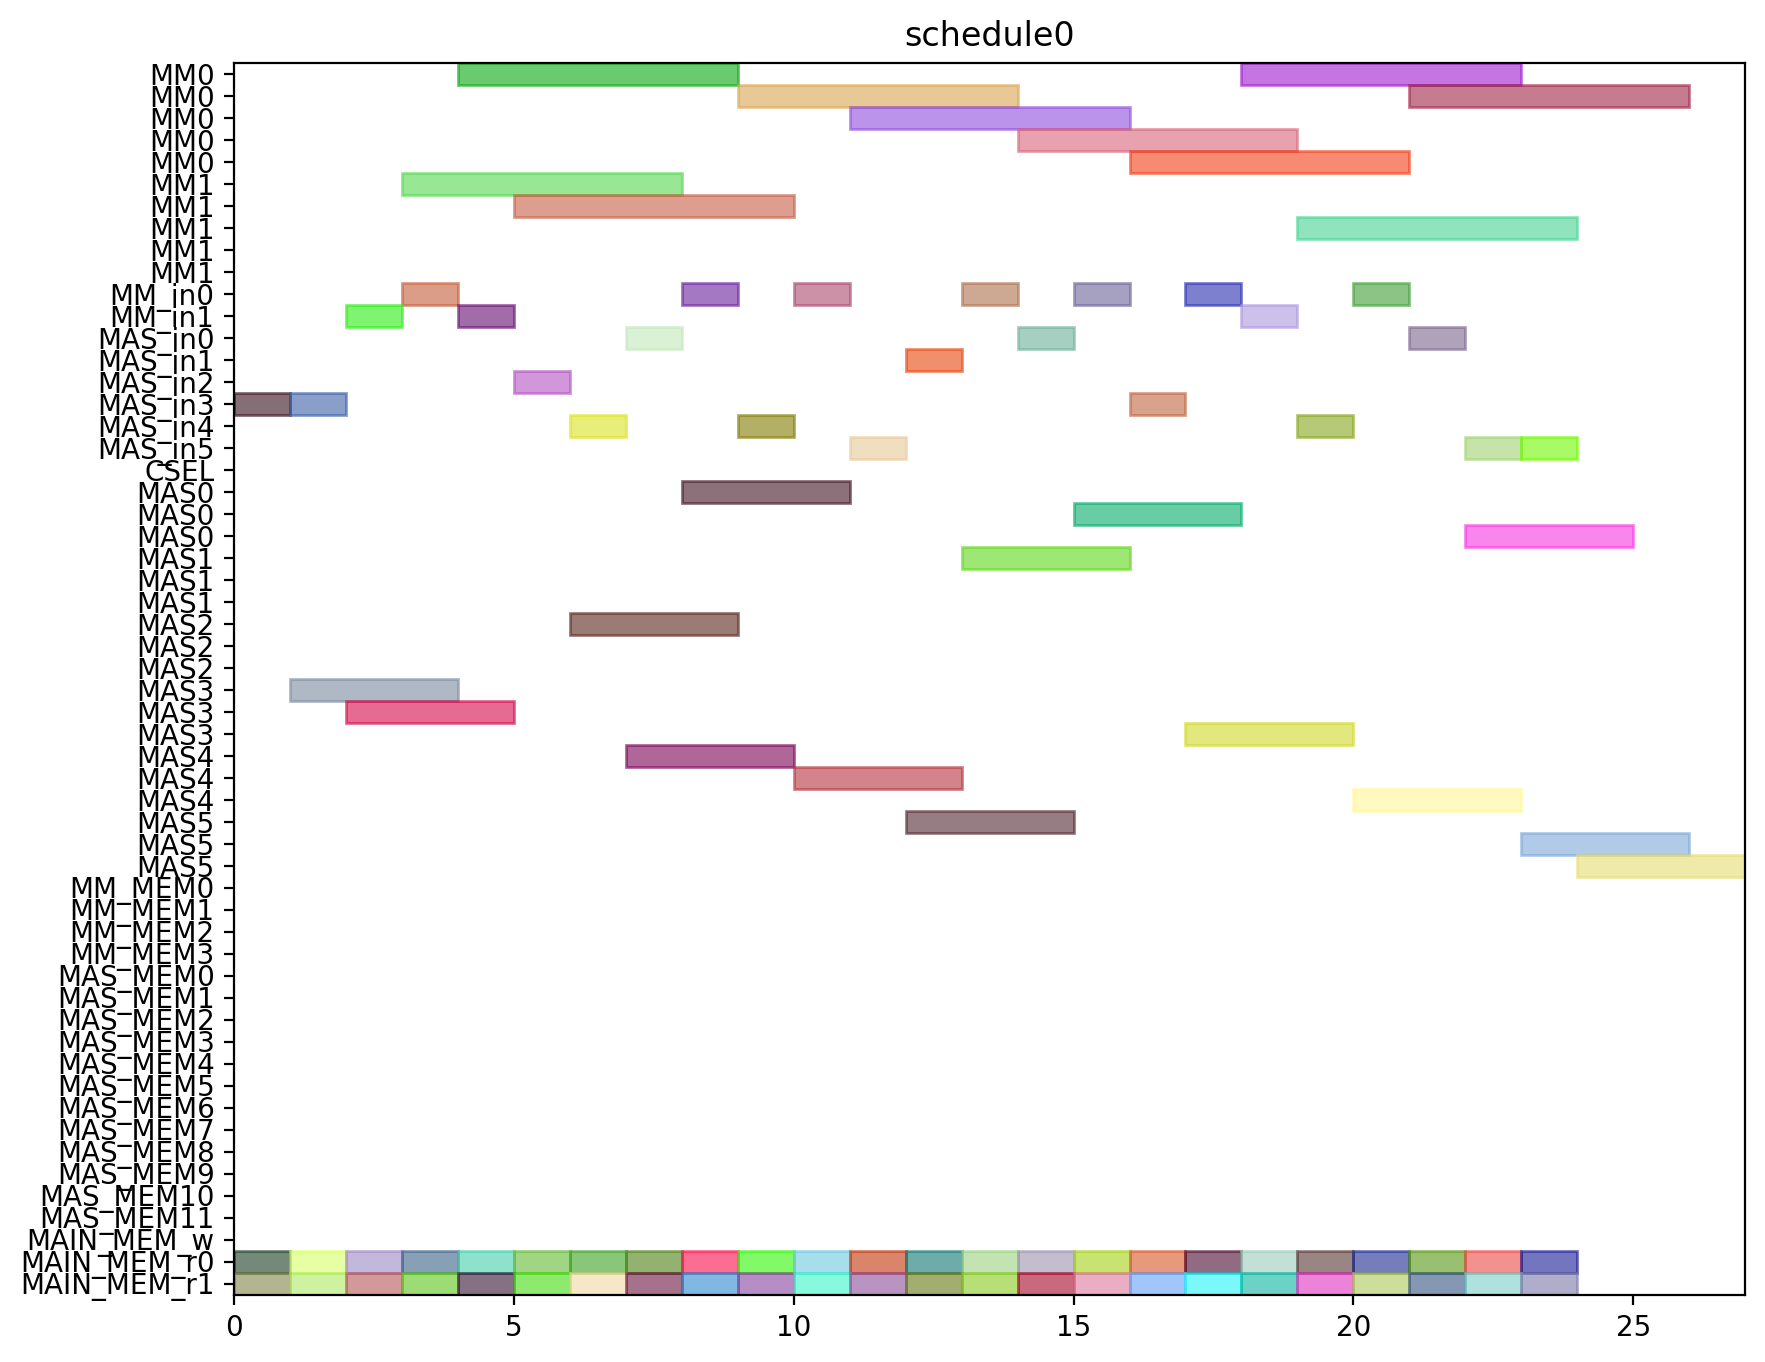

Recreate this plot in Python.
from pyschedule import Scenario, solvers, plotters, alt


def solve():
	horizon = 120
	S = Scenario("schedule0", horizon=horizon)

	# resource
	MM = S.Resources('MM', num=2, size=5)
	MM_in = S.Resources('MM_in', num=2)
	MAS_in = S.Resources('MAS_in', num=6)
	CSEL = S.Resource('CSEL')
	MAS = S.Resources('MAS', num=6, size=3, periods=range(1, horizon))
	MM_MEM = S.Resources('MM_MEM', num=4)
	MAS_MEM = S.Resources('MAS_MEM', num=12)
	MAIN_MEM_w = S.Resource('MAIN_MEM_w', size=1)
	MAIN_MEM_r = S.Resources('MAIN_MEM_r', num=2)

	# result of previous scheduling

	# new tasks
	t0_t0 = S.Task('t0_t0', length=3, delay_cost=1)
	t0_t0 += alt(MAS)
	t0_t0_in = S.Task('t0_t0_in', length=1, delay_cost=1)
	t0_t0_in += alt(MAS_in)
	S += t0_t0_in*MAS_in[0]<=t0_t0*MAS[0]

	S += t0_t0_in*MAS_in[1]<=t0_t0*MAS[1]

	S += t0_t0_in*MAS_in[2]<=t0_t0*MAS[2]

	S += t0_t0_in*MAS_in[3]<=t0_t0*MAS[3]

	S += t0_t0_in*MAS_in[4]<=t0_t0*MAS[4]

	S += t0_t0_in*MAS_in[5]<=t0_t0*MAS[5]

	t0_t0_mem0 = S.Task('t0_t0_mem0', length=1, delay_cost=1)
	t0_t0_mem0 += MAIN_MEM_r[0]
	S += t0_t0_mem0 <= t0_t0

	t0_t0_mem1 = S.Task('t0_t0_mem1', length=1, delay_cost=1)
	t0_t0_mem1 += MAIN_MEM_r[1]
	S += t0_t0_mem1 <= t0_t0

	t0_t1 = S.Task('t0_t1', length=3, delay_cost=1)
	t0_t1 += alt(MAS)
	t0_t1_in = S.Task('t0_t1_in', length=1, delay_cost=1)
	t0_t1_in += alt(MAS_in)
	S += t0_t1_in*MAS_in[0]<=t0_t1*MAS[0]

	S += t0_t1_in*MAS_in[1]<=t0_t1*MAS[1]

	S += t0_t1_in*MAS_in[2]<=t0_t1*MAS[2]

	S += t0_t1_in*MAS_in[3]<=t0_t1*MAS[3]

	S += t0_t1_in*MAS_in[4]<=t0_t1*MAS[4]

	S += t0_t1_in*MAS_in[5]<=t0_t1*MAS[5]

	t0_t1_mem0 = S.Task('t0_t1_mem0', length=1, delay_cost=1)
	t0_t1_mem0 += MAIN_MEM_r[0]
	S += t0_t1_mem0 <= t0_t1

	t0_t1_mem1 = S.Task('t0_t1_mem1', length=1, delay_cost=1)
	t0_t1_mem1 += MAIN_MEM_r[1]
	S += t0_t1_mem1 <= t0_t1

	t0_t3 = S.Task('t0_t3', length=5, delay_cost=1)
	t0_t3 += alt(MM)
	t0_t3_in = S.Task('t0_t3_in', length=1, delay_cost=1)
	t0_t3_in += alt(MM_in)
	S += t0_t3_in*MM_in[0]<=t0_t3*MM[0]
	S += t0_t3_in*MM_in[1]<=t0_t3*MM[1]
	t0_t3_mem0 = S.Task('t0_t3_mem0', length=1, delay_cost=1)
	t0_t3_mem0 += MAIN_MEM_r[0]
	S += t0_t3_mem0 <= t0_t3

	t0_t3_mem1 = S.Task('t0_t3_mem1', length=1, delay_cost=1)
	t0_t3_mem1 += MAIN_MEM_r[1]
	S += t0_t3_mem1 <= t0_t3

	t10 = S.Task('t10', length=3, delay_cost=1)
	t10 += alt(MAS)
	t10_in = S.Task('t10_in', length=1, delay_cost=1)
	t10_in += alt(MAS_in)
	S += t10_in*MAS_in[0]<=t10*MAS[0]

	S += t10_in*MAS_in[1]<=t10*MAS[1]

	S += t10_in*MAS_in[2]<=t10*MAS[2]

	S += t10_in*MAS_in[3]<=t10*MAS[3]

	S += t10_in*MAS_in[4]<=t10*MAS[4]

	S += t10_in*MAS_in[5]<=t10*MAS[5]

	t10_mem0 = S.Task('t10_mem0', length=1, delay_cost=1)
	t10_mem0 += MAIN_MEM_r[0]
	S += t10_mem0 <= t10

	t10_mem1 = S.Task('t10_mem1', length=1, delay_cost=1)
	t10_mem1 += MAIN_MEM_r[1]
	S += t10_mem1 <= t10

	t11 = S.Task('t11', length=3, delay_cost=1)
	t11 += alt(MAS)
	t11_in = S.Task('t11_in', length=1, delay_cost=1)
	t11_in += alt(MAS_in)
	S += t11_in*MAS_in[0]<=t11*MAS[0]

	S += t11_in*MAS_in[1]<=t11*MAS[1]

	S += t11_in*MAS_in[2]<=t11*MAS[2]

	S += t11_in*MAS_in[3]<=t11*MAS[3]

	S += t11_in*MAS_in[4]<=t11*MAS[4]

	S += t11_in*MAS_in[5]<=t11*MAS[5]

	t11_mem0 = S.Task('t11_mem0', length=1, delay_cost=1)
	t11_mem0 += MAIN_MEM_r[0]
	S += t11_mem0 <= t11

	t11_mem1 = S.Task('t11_mem1', length=1, delay_cost=1)
	t11_mem1 += MAIN_MEM_r[1]
	S += t11_mem1 <= t11

	t3_t0 = S.Task('t3_t0', length=5, delay_cost=1)
	t3_t0 += alt(MM)
	t3_t0_in = S.Task('t3_t0_in', length=1, delay_cost=1)
	t3_t0_in += alt(MM_in)
	S += t3_t0_in*MM_in[0]<=t3_t0*MM[0]
	S += t3_t0_in*MM_in[1]<=t3_t0*MM[1]
	t3_t0_mem0 = S.Task('t3_t0_mem0', length=1, delay_cost=1)
	t3_t0_mem0 += MAIN_MEM_r[0]
	S += t3_t0_mem0 <= t3_t0

	t3_t0_mem1 = S.Task('t3_t0_mem1', length=1, delay_cost=1)
	t3_t0_mem1 += MAIN_MEM_r[1]
	S += t3_t0_mem1 <= t3_t0

	t3_t1 = S.Task('t3_t1', length=5, delay_cost=1)
	t3_t1 += alt(MM)
	t3_t1_in = S.Task('t3_t1_in', length=1, delay_cost=1)
	t3_t1_in += alt(MM_in)
	S += t3_t1_in*MM_in[0]<=t3_t1*MM[0]
	S += t3_t1_in*MM_in[1]<=t3_t1*MM[1]
	t3_t1_mem0 = S.Task('t3_t1_mem0', length=1, delay_cost=1)
	t3_t1_mem0 += MAIN_MEM_r[0]
	S += t3_t1_mem0 <= t3_t1

	t3_t1_mem1 = S.Task('t3_t1_mem1', length=1, delay_cost=1)
	t3_t1_mem1 += MAIN_MEM_r[1]
	S += t3_t1_mem1 <= t3_t1

	t3_t2 = S.Task('t3_t2', length=3, delay_cost=1)
	t3_t2 += alt(MAS)
	t3_t2_in = S.Task('t3_t2_in', length=1, delay_cost=1)
	t3_t2_in += alt(MAS_in)
	S += t3_t2_in*MAS_in[0]<=t3_t2*MAS[0]

	S += t3_t2_in*MAS_in[1]<=t3_t2*MAS[1]

	S += t3_t2_in*MAS_in[2]<=t3_t2*MAS[2]

	S += t3_t2_in*MAS_in[3]<=t3_t2*MAS[3]

	S += t3_t2_in*MAS_in[4]<=t3_t2*MAS[4]

	S += t3_t2_in*MAS_in[5]<=t3_t2*MAS[5]

	t3_t2_mem0 = S.Task('t3_t2_mem0', length=1, delay_cost=1)
	t3_t2_mem0 += MAIN_MEM_r[0]
	S += t3_t2_mem0 <= t3_t2

	t3_t2_mem1 = S.Task('t3_t2_mem1', length=1, delay_cost=1)
	t3_t2_mem1 += MAIN_MEM_r[1]
	S += t3_t2_mem1 <= t3_t2

	t3_t3 = S.Task('t3_t3', length=3, delay_cost=1)
	t3_t3 += alt(MAS)
	t3_t3_in = S.Task('t3_t3_in', length=1, delay_cost=1)
	t3_t3_in += alt(MAS_in)
	S += t3_t3_in*MAS_in[0]<=t3_t3*MAS[0]

	S += t3_t3_in*MAS_in[1]<=t3_t3*MAS[1]

	S += t3_t3_in*MAS_in[2]<=t3_t3*MAS[2]

	S += t3_t3_in*MAS_in[3]<=t3_t3*MAS[3]

	S += t3_t3_in*MAS_in[4]<=t3_t3*MAS[4]

	S += t3_t3_in*MAS_in[5]<=t3_t3*MAS[5]

	t3_t3_mem0 = S.Task('t3_t3_mem0', length=1, delay_cost=1)
	t3_t3_mem0 += MAIN_MEM_r[0]
	S += t3_t3_mem0 <= t3_t3

	t3_t3_mem1 = S.Task('t3_t3_mem1', length=1, delay_cost=1)
	t3_t3_mem1 += MAIN_MEM_r[1]
	S += t3_t3_mem1 <= t3_t3

	t4_t0 = S.Task('t4_t0', length=3, delay_cost=1)
	t4_t0 += alt(MAS)
	t4_t0_in = S.Task('t4_t0_in', length=1, delay_cost=1)
	t4_t0_in += alt(MAS_in)
	S += t4_t0_in*MAS_in[0]<=t4_t0*MAS[0]

	S += t4_t0_in*MAS_in[1]<=t4_t0*MAS[1]

	S += t4_t0_in*MAS_in[2]<=t4_t0*MAS[2]

	S += t4_t0_in*MAS_in[3]<=t4_t0*MAS[3]

	S += t4_t0_in*MAS_in[4]<=t4_t0*MAS[4]

	S += t4_t0_in*MAS_in[5]<=t4_t0*MAS[5]

	t4_t0_mem0 = S.Task('t4_t0_mem0', length=1, delay_cost=1)
	t4_t0_mem0 += MAIN_MEM_r[0]
	S += t4_t0_mem0 <= t4_t0

	t4_t0_mem1 = S.Task('t4_t0_mem1', length=1, delay_cost=1)
	t4_t0_mem1 += MAIN_MEM_r[1]
	S += t4_t0_mem1 <= t4_t0

	t4_t1 = S.Task('t4_t1', length=3, delay_cost=1)
	t4_t1 += alt(MAS)
	t4_t1_in = S.Task('t4_t1_in', length=1, delay_cost=1)
	t4_t1_in += alt(MAS_in)
	S += t4_t1_in*MAS_in[0]<=t4_t1*MAS[0]

	S += t4_t1_in*MAS_in[1]<=t4_t1*MAS[1]

	S += t4_t1_in*MAS_in[2]<=t4_t1*MAS[2]

	S += t4_t1_in*MAS_in[3]<=t4_t1*MAS[3]

	S += t4_t1_in*MAS_in[4]<=t4_t1*MAS[4]

	S += t4_t1_in*MAS_in[5]<=t4_t1*MAS[5]

	t4_t1_mem0 = S.Task('t4_t1_mem0', length=1, delay_cost=1)
	t4_t1_mem0 += MAIN_MEM_r[0]
	S += t4_t1_mem0 <= t4_t1

	t4_t1_mem1 = S.Task('t4_t1_mem1', length=1, delay_cost=1)
	t4_t1_mem1 += MAIN_MEM_r[1]
	S += t4_t1_mem1 <= t4_t1

	t4_t3 = S.Task('t4_t3', length=5, delay_cost=1)
	t4_t3 += alt(MM)
	t4_t3_in = S.Task('t4_t3_in', length=1, delay_cost=1)
	t4_t3_in += alt(MM_in)
	S += t4_t3_in*MM_in[0]<=t4_t3*MM[0]
	S += t4_t3_in*MM_in[1]<=t4_t3*MM[1]
	t4_t3_mem0 = S.Task('t4_t3_mem0', length=1, delay_cost=1)
	t4_t3_mem0 += MAIN_MEM_r[0]
	S += t4_t3_mem0 <= t4_t3

	t4_t3_mem1 = S.Task('t4_t3_mem1', length=1, delay_cost=1)
	t4_t3_mem1 += MAIN_MEM_r[1]
	S += t4_t3_mem1 <= t4_t3

	t5_t0 = S.Task('t5_t0', length=5, delay_cost=1)
	t5_t0 += alt(MM)
	t5_t0_in = S.Task('t5_t0_in', length=1, delay_cost=1)
	t5_t0_in += alt(MM_in)
	S += t5_t0_in*MM_in[0]<=t5_t0*MM[0]
	S += t5_t0_in*MM_in[1]<=t5_t0*MM[1]
	t5_t0_mem0 = S.Task('t5_t0_mem0', length=1, delay_cost=1)
	t5_t0_mem0 += MAIN_MEM_r[0]
	S += t5_t0_mem0 <= t5_t0

	t5_t0_mem1 = S.Task('t5_t0_mem1', length=1, delay_cost=1)
	t5_t0_mem1 += MAIN_MEM_r[1]
	S += t5_t0_mem1 <= t5_t0

	t5_t1 = S.Task('t5_t1', length=5, delay_cost=1)
	t5_t1 += alt(MM)
	t5_t1_in = S.Task('t5_t1_in', length=1, delay_cost=1)
	t5_t1_in += alt(MM_in)
	S += t5_t1_in*MM_in[0]<=t5_t1*MM[0]
	S += t5_t1_in*MM_in[1]<=t5_t1*MM[1]
	t5_t1_mem0 = S.Task('t5_t1_mem0', length=1, delay_cost=1)
	t5_t1_mem0 += MAIN_MEM_r[0]
	S += t5_t1_mem0 <= t5_t1

	t5_t1_mem1 = S.Task('t5_t1_mem1', length=1, delay_cost=1)
	t5_t1_mem1 += MAIN_MEM_r[1]
	S += t5_t1_mem1 <= t5_t1

	t5_t2 = S.Task('t5_t2', length=3, delay_cost=1)
	t5_t2 += alt(MAS)
	t5_t2_in = S.Task('t5_t2_in', length=1, delay_cost=1)
	t5_t2_in += alt(MAS_in)
	S += t5_t2_in*MAS_in[0]<=t5_t2*MAS[0]

	S += t5_t2_in*MAS_in[1]<=t5_t2*MAS[1]

	S += t5_t2_in*MAS_in[2]<=t5_t2*MAS[2]

	S += t5_t2_in*MAS_in[3]<=t5_t2*MAS[3]

	S += t5_t2_in*MAS_in[4]<=t5_t2*MAS[4]

	S += t5_t2_in*MAS_in[5]<=t5_t2*MAS[5]

	t5_t2_mem0 = S.Task('t5_t2_mem0', length=1, delay_cost=1)
	t5_t2_mem0 += MAIN_MEM_r[0]
	S += t5_t2_mem0 <= t5_t2

	t5_t2_mem1 = S.Task('t5_t2_mem1', length=1, delay_cost=1)
	t5_t2_mem1 += MAIN_MEM_r[1]
	S += t5_t2_mem1 <= t5_t2

	t5_t3 = S.Task('t5_t3', length=3, delay_cost=1)
	t5_t3 += alt(MAS)
	t5_t3_in = S.Task('t5_t3_in', length=1, delay_cost=1)
	t5_t3_in += alt(MAS_in)
	S += t5_t3_in*MAS_in[0]<=t5_t3*MAS[0]

	S += t5_t3_in*MAS_in[1]<=t5_t3*MAS[1]

	S += t5_t3_in*MAS_in[2]<=t5_t3*MAS[2]

	S += t5_t3_in*MAS_in[3]<=t5_t3*MAS[3]

	S += t5_t3_in*MAS_in[4]<=t5_t3*MAS[4]

	S += t5_t3_in*MAS_in[5]<=t5_t3*MAS[5]

	t5_t3_mem0 = S.Task('t5_t3_mem0', length=1, delay_cost=1)
	t5_t3_mem0 += MAIN_MEM_r[0]
	S += t5_t3_mem0 <= t5_t3

	t5_t3_mem1 = S.Task('t5_t3_mem1', length=1, delay_cost=1)
	t5_t3_mem1 += MAIN_MEM_r[1]
	S += t5_t3_mem1 <= t5_t3

	t6_t0 = S.Task('t6_t0', length=5, delay_cost=1)
	t6_t0 += alt(MM)
	t6_t0_in = S.Task('t6_t0_in', length=1, delay_cost=1)
	t6_t0_in += alt(MM_in)
	S += t6_t0_in*MM_in[0]<=t6_t0*MM[0]
	S += t6_t0_in*MM_in[1]<=t6_t0*MM[1]
	t6_t0_mem0 = S.Task('t6_t0_mem0', length=1, delay_cost=1)
	t6_t0_mem0 += MAIN_MEM_r[0]
	S += t6_t0_mem0 <= t6_t0

	t6_t0_mem1 = S.Task('t6_t0_mem1', length=1, delay_cost=1)
	t6_t0_mem1 += MAIN_MEM_r[1]
	S += t6_t0_mem1 <= t6_t0

	t6_t1 = S.Task('t6_t1', length=5, delay_cost=1)
	t6_t1 += alt(MM)
	t6_t1_in = S.Task('t6_t1_in', length=1, delay_cost=1)
	t6_t1_in += alt(MM_in)
	S += t6_t1_in*MM_in[0]<=t6_t1*MM[0]
	S += t6_t1_in*MM_in[1]<=t6_t1*MM[1]
	t6_t1_mem0 = S.Task('t6_t1_mem0', length=1, delay_cost=1)
	t6_t1_mem0 += MAIN_MEM_r[0]
	S += t6_t1_mem0 <= t6_t1

	t6_t1_mem1 = S.Task('t6_t1_mem1', length=1, delay_cost=1)
	t6_t1_mem1 += MAIN_MEM_r[1]
	S += t6_t1_mem1 <= t6_t1

	t6_t2 = S.Task('t6_t2', length=3, delay_cost=1)
	t6_t2 += alt(MAS)
	t6_t2_in = S.Task('t6_t2_in', length=1, delay_cost=1)
	t6_t2_in += alt(MAS_in)
	S += t6_t2_in*MAS_in[0]<=t6_t2*MAS[0]

	S += t6_t2_in*MAS_in[1]<=t6_t2*MAS[1]

	S += t6_t2_in*MAS_in[2]<=t6_t2*MAS[2]

	S += t6_t2_in*MAS_in[3]<=t6_t2*MAS[3]

	S += t6_t2_in*MAS_in[4]<=t6_t2*MAS[4]

	S += t6_t2_in*MAS_in[5]<=t6_t2*MAS[5]

	t6_t2_mem0 = S.Task('t6_t2_mem0', length=1, delay_cost=1)
	t6_t2_mem0 += MAIN_MEM_r[0]
	S += t6_t2_mem0 <= t6_t2

	t6_t2_mem1 = S.Task('t6_t2_mem1', length=1, delay_cost=1)
	t6_t2_mem1 += MAIN_MEM_r[1]
	S += t6_t2_mem1 <= t6_t2

	t6_t3 = S.Task('t6_t3', length=3, delay_cost=1)
	t6_t3 += alt(MAS)
	t6_t3_in = S.Task('t6_t3_in', length=1, delay_cost=1)
	t6_t3_in += alt(MAS_in)
	S += t6_t3_in*MAS_in[0]<=t6_t3*MAS[0]

	S += t6_t3_in*MAS_in[1]<=t6_t3*MAS[1]

	S += t6_t3_in*MAS_in[2]<=t6_t3*MAS[2]

	S += t6_t3_in*MAS_in[3]<=t6_t3*MAS[3]

	S += t6_t3_in*MAS_in[4]<=t6_t3*MAS[4]

	S += t6_t3_in*MAS_in[5]<=t6_t3*MAS[5]

	t6_t3_mem0 = S.Task('t6_t3_mem0', length=1, delay_cost=1)
	t6_t3_mem0 += MAIN_MEM_r[0]
	S += t6_t3_mem0 <= t6_t3

	t6_t3_mem1 = S.Task('t6_t3_mem1', length=1, delay_cost=1)
	t6_t3_mem1 += MAIN_MEM_r[1]
	S += t6_t3_mem1 <= t6_t3

	t7_t0 = S.Task('t7_t0', length=5, delay_cost=1)
	t7_t0 += alt(MM)
	t7_t0_in = S.Task('t7_t0_in', length=1, delay_cost=1)
	t7_t0_in += alt(MM_in)
	S += t7_t0_in*MM_in[0]<=t7_t0*MM[0]
	S += t7_t0_in*MM_in[1]<=t7_t0*MM[1]
	t7_t0_mem0 = S.Task('t7_t0_mem0', length=1, delay_cost=1)
	t7_t0_mem0 += MAIN_MEM_r[0]
	S += t7_t0_mem0 <= t7_t0

	t7_t0_mem1 = S.Task('t7_t0_mem1', length=1, delay_cost=1)
	t7_t0_mem1 += MAIN_MEM_r[1]
	S += t7_t0_mem1 <= t7_t0

	t7_t1 = S.Task('t7_t1', length=5, delay_cost=1)
	t7_t1 += alt(MM)
	t7_t1_in = S.Task('t7_t1_in', length=1, delay_cost=1)
	t7_t1_in += alt(MM_in)
	S += t7_t1_in*MM_in[0]<=t7_t1*MM[0]
	S += t7_t1_in*MM_in[1]<=t7_t1*MM[1]
	t7_t1_mem0 = S.Task('t7_t1_mem0', length=1, delay_cost=1)
	t7_t1_mem0 += MAIN_MEM_r[0]
	S += t7_t1_mem0 <= t7_t1

	t7_t1_mem1 = S.Task('t7_t1_mem1', length=1, delay_cost=1)
	t7_t1_mem1 += MAIN_MEM_r[1]
	S += t7_t1_mem1 <= t7_t1

	t7_t2 = S.Task('t7_t2', length=3, delay_cost=1)
	t7_t2 += alt(MAS)
	t7_t2_in = S.Task('t7_t2_in', length=1, delay_cost=1)
	t7_t2_in += alt(MAS_in)
	S += t7_t2_in*MAS_in[0]<=t7_t2*MAS[0]

	S += t7_t2_in*MAS_in[1]<=t7_t2*MAS[1]

	S += t7_t2_in*MAS_in[2]<=t7_t2*MAS[2]

	S += t7_t2_in*MAS_in[3]<=t7_t2*MAS[3]

	S += t7_t2_in*MAS_in[4]<=t7_t2*MAS[4]

	S += t7_t2_in*MAS_in[5]<=t7_t2*MAS[5]

	t7_t2_mem0 = S.Task('t7_t2_mem0', length=1, delay_cost=1)
	t7_t2_mem0 += MAIN_MEM_r[0]
	S += t7_t2_mem0 <= t7_t2

	t7_t2_mem1 = S.Task('t7_t2_mem1', length=1, delay_cost=1)
	t7_t2_mem1 += MAIN_MEM_r[1]
	S += t7_t2_mem1 <= t7_t2

	t7_t3 = S.Task('t7_t3', length=3, delay_cost=1)
	t7_t3 += alt(MAS)
	t7_t3_in = S.Task('t7_t3_in', length=1, delay_cost=1)
	t7_t3_in += alt(MAS_in)
	S += t7_t3_in*MAS_in[0]<=t7_t3*MAS[0]

	S += t7_t3_in*MAS_in[1]<=t7_t3*MAS[1]

	S += t7_t3_in*MAS_in[2]<=t7_t3*MAS[2]

	S += t7_t3_in*MAS_in[3]<=t7_t3*MAS[3]

	S += t7_t3_in*MAS_in[4]<=t7_t3*MAS[4]

	S += t7_t3_in*MAS_in[5]<=t7_t3*MAS[5]

	t7_t3_mem0 = S.Task('t7_t3_mem0', length=1, delay_cost=1)
	t7_t3_mem0 += MAIN_MEM_r[0]
	S += t7_t3_mem0 <= t7_t3

	t7_t3_mem1 = S.Task('t7_t3_mem1', length=1, delay_cost=1)
	t7_t3_mem1 += MAIN_MEM_r[1]
	S += t7_t3_mem1 <= t7_t3

	solvers.mip.solve(S,msg=1,kind='CPLEX',ratio_gap=1.01)

	solution = [['hoge']*len(S.solution()[1]) for i in range(len(S.solution()))]
	for i in range(len(S.solution())):
		for j in range(len(S.solution()[i])):
			solution[i][j]=str(S.solution()[i][j])
	print(solution)

	cycles = int(solution[-1][3])

	pic_file_name = "/mnt/rose/usr1/fukuda/ABE/multiRAM_multiMAS_16mux/scheduling_result/stage5MM2_stage3MAS6/SQR012345/schedule0.png"
	if(S.solution() != []):
		plotters.matplotlib.plot(S,img_filename=pic_file_name, show_task_labels=False, fig_size=(cycles*0.25+3, 8))

	return solution
